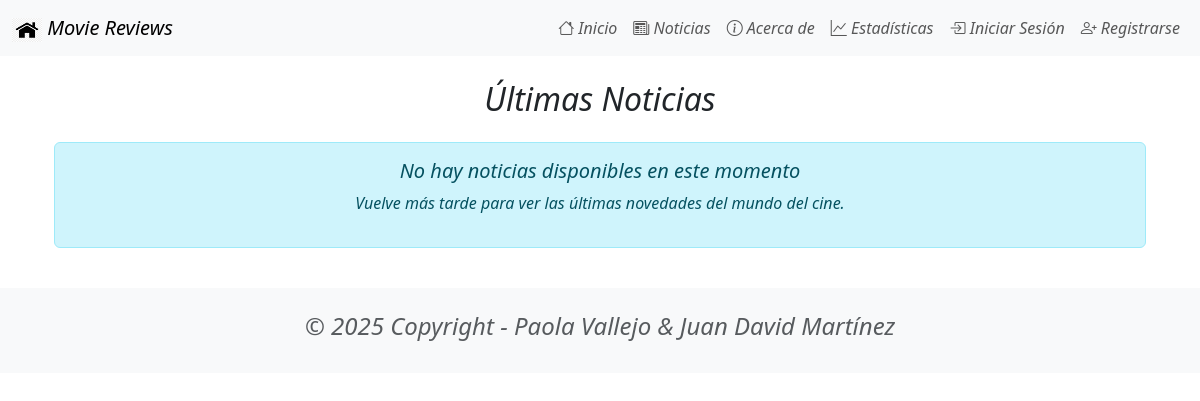
Before: /news/ with the older database file.
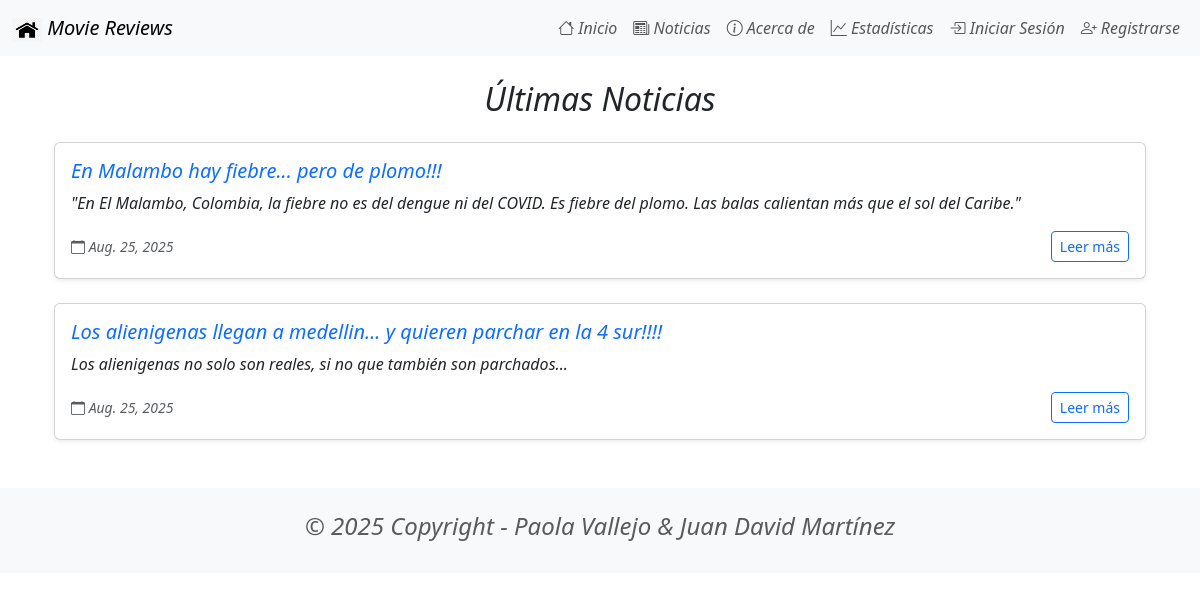
After: the same page with the newer database file.
### news/models.py (models this page shows, shortened)
class News(models.Model):
    headline = models.CharField(max_length=200)
    body = models.TextField()
    date = models.DateField()

### news/views.py (the view)
# urls.py: path('news/', include('news.urls')),
def news(request):
    newss = News.objects.all().order_by('-date')
    return render(request, 'news.html', {'newss':newss})

### news/templates/news.html
{% extends 'base.html' %}
{% block content %}
<div class="container">
    <div class="row">
        <div class="col-12">
            <h2 class="mb-4 text-center">Últimas Noticias</h2>
            {% if newss %}
                {% for news in newss %}
                <div class="card mb-4 shadow-sm">
                    <div class="card-body">
                        <div class="row">
                            <div class="col-md-12">
                                <h5 class="card-title text-primary">{{news.headline}}</h5>
                                <p class="card-text">{{news.body}}</p>
                                <div class="d-flex justify-content-between align-items-center">
                                    <small class="text-muted">
                                        <i class="bi bi-calendar"></i> {{news.date}}
                                    </small>
                                    <button class="btn btn-outline-primary btn-sm">Leer más</button>
                                </div>
                            </div>
                        </div>
                    </div>
                </div>
                {% endfor %}
            {% else %}
                <div class="text-center">
                    <div class="alert alert-info" role="alert">
                        <h5>No hay noticias disponibles en este momento</h5>
                        <p>Vuelve más tarde para ver las últimas novedades del mundo del cine.</p>
                    </div>
                </div>
            {% endif %}
        </div>
    </div>
</div>
{% endblock content %}

Changed rows visible on the page:
added News: headline "En Malambo hay fiebre... pero de plomo!!!", body "\"En El Malambo, Colombia, la fiebre no es del dengue ni del COVID. Es fiebre del plomo. Las balas calientan más que el sol del Caribe.\"", date "Aug. 25, 2025"
added News: headline "Los alienigenas llegan a medellin... y quieren parchar en la 4 sur!!!!", body "Los alienigenas no solo son reales, si no que también son parchados...", date "Aug. 25, 2025"
Other visible differences:
text no longer shown: "No hay noticias disponibles en este momento Vuelve más tarde para ver las últimas novedades del mundo del cine."
